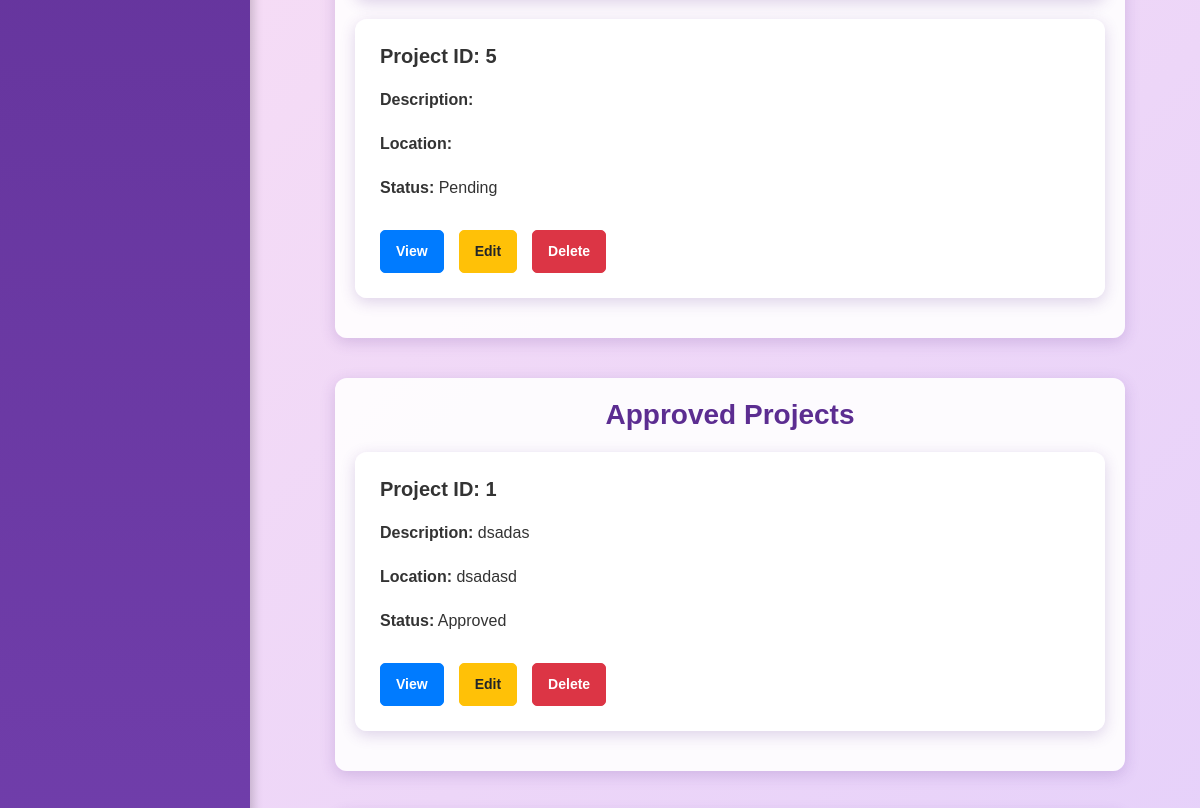
Page /project_list/ (signed in, middle part) on the earlier database version.
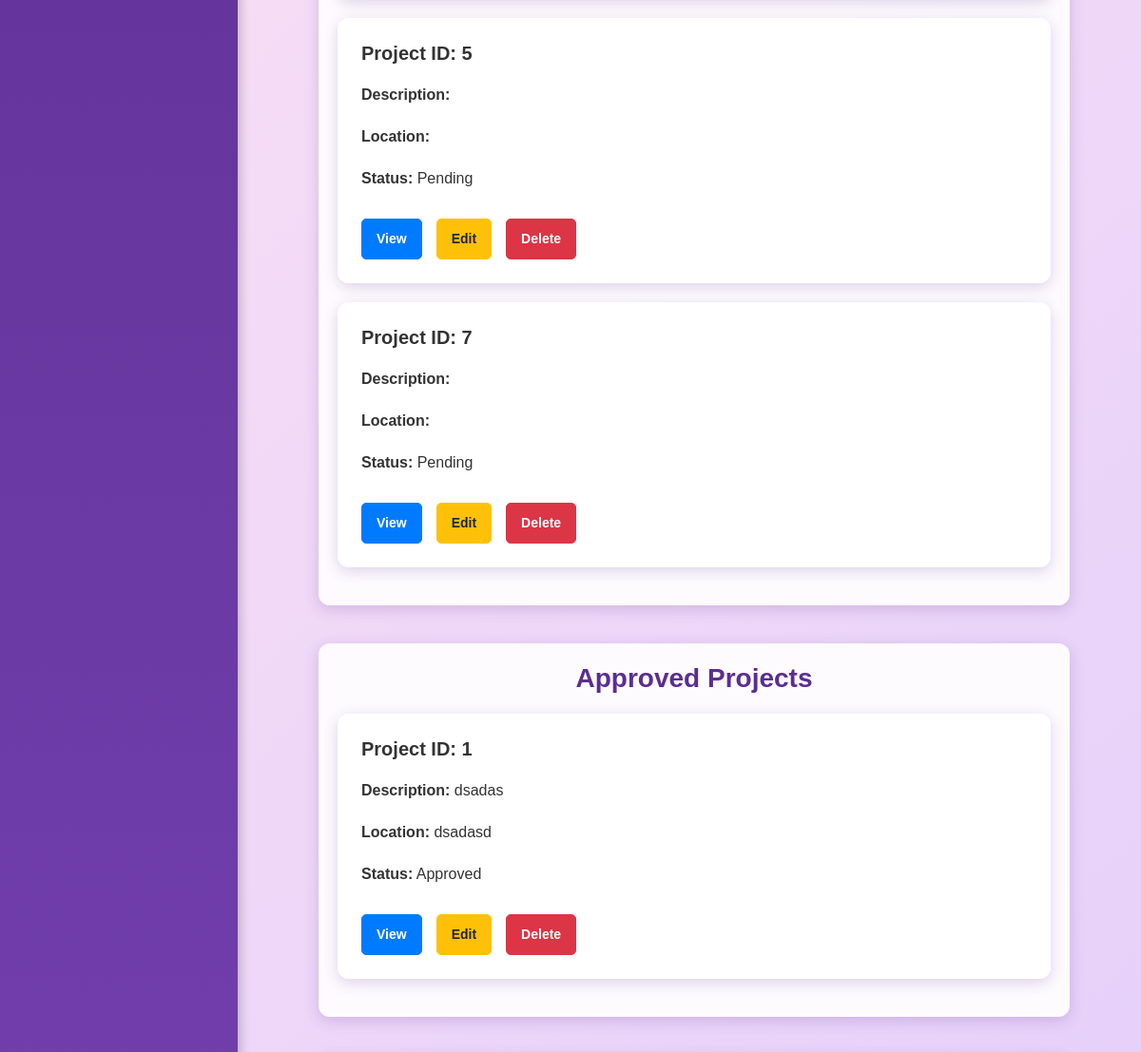
Same page on the later database version.
### quotations/models.py (models this page shows, shortened)
class Project(models.Model):
    STATUS_CHOICES = [
        ("Pending", "Pending"),
        ("Approved", "Approved"),
        ("Declined", "Declined"),
        ("Completed", "Completed"),
    ]
    name = models.CharField(max_length=100)
    description = models.CharField(max_length=100)
    location = models.CharField(max_length=100)
    start_date = models.DateField(blank=True, null=True)
    end_date = models.DateField(blank=True, null=True)
    user = models.ForeignKey(User, on_delete=models.CASCADE, related_name="projects")
    status = models.CharField(
        max_length=20, choices=STATUS_CHOICES, default="Pending", blank=True, null=True
    )
    created_at = models.DateTimeField(auto_now_add=True)
    updated_at = models.DateTimeField(auto_now=True)
    approved_by_user = models.BooleanField(default=False)
    approved_by_admin = models.ForeignKey(
        User, null=True, blank=True, related_name="approved_projects", on_delete=models.SET_NULL
    )
    declined_by_admin = models.ForeignKey(
        User, null=True, blank=True, related_name="declined_projects", on_delete=models.SET_NULL
    )
    declined_by_user = models.BooleanField(default=False)

### quotations/views.py (the view, shortened to what this page needs)
# urls.py: path("project_list/", views.project_list, name="project_list"),
@login_required
def project_list(request):
    if is_superuser(request.user):
        projects = {
            "pendings": Project.objects.filter(status="Pending"),
            "approved": Project.objects.filter(status="Approved"),
            "declined": Project.objects.filter(status="Declined"),
            "completed": Project.objects.filter(status="Completed"),
        }
    return render(request, "project_list.html", {"projects": projects})

### quotations/views.py (called while the page is built)
def is_superuser(user):
    return user.is_superuser

### templates/project_list.html (shortened to what this page needs)
{% extends "quotations/base.html" %}
{% load static %}
{% block content %}
<div class="sidebar">
</div>
<div class="content">
    {% for status, projects_list in projects.items %}
        <div class="project-category">
            <h3>{{ status|capfirst }} Projects</h3>
            {% if projects_list %}
                <div class="card-container">
                    {% for project in projects_list %}
                        <div class="card">
                            <h5>Project ID: {{ project.id }}</h5>
                            <p><strong>Description:</strong> {{ project.description }}</p>
                            <p><strong>Location:</strong> {{ project.location }}</p>
                            <p><strong>Status:</strong> {{ project.status }}</p>
                            <div class="card-actions">
                                <a href="{% url 'project_detail' project.id %}" class="btn btn-primary">View</a>
                                {% if user.is_superuser %}
                                    <a href="{% url 'edit_project' project.id %}" class="btn btn-warning">Edit</a>
                                    <a href="#" class="btn btn-danger">Delete</a>
                                {% endif %}
                            </div>
                        </div>
                    {% endfor %}
                </div>
            {% else %}
                <p class="no-projects text-center">No {{ status }} projects found.</p>
            {% endif %}
        </div>
    {% endfor %}
</div>
{% endblock %}

### templates/quotations/base.html (shortened to what this page needs)
<!DOCTYPE html>
<html lang="en">
<head>
    <link rel="stylesheet" href="https://stackpath.bootstrapcdn.com/bootstrap/4.5.2/css/bootstrap.min.css">
    <link rel="stylesheet" href="https://cdnjs.cloudflare.com/ajax/libs/font-awesome/5.15.3/css/all.min.css">
</head>
<body>
    <main class="container mt-4 flex-grow-1">
        {% block content %}{% endblock %}
    </main>
</body>
</html>

### templates/quotations/base.html (style rules this page uses)
body { font-family: 'Roboto', sans-serif; background-image: url('https://i.imgur.com/J620n78.jpg'); background-blend-mode: multiply; background-color: #111; min-height: 100vh; display: flex; flex-direction: column; color: #ffffff; overflow-x: hidden; overflow-y: auto; }
.card { border: none; border-radius: 1.5rem; box-shadow: 0 4px 20px rgba(255, 255, 255, 0.1); background-color: rgba(255, 255, 255, 0.1); margin-bottom: 1.5rem; }

### templates/project_list.html (style rules this page uses)
body { background: linear-gradient(135deg, #ffe3f3, #d4c4ff, #d4b9ff, #fcc1f0); background-size: 400% 400%; animation: galaxyBackground 15s ease infinite; font-family: Arial, sans-serif; color: #333; margin: 0; }
.sidebar { position: fixed; top: 0; left: 0; height: 100%; width: 250px; background: linear-gradient(180deg, #5c2d91, #7a46b7); padding: 30px 20px; color: white; box-shadow: 3px 0 10px rgba(0, 0, 0, 0.2); }
.content { margin-left: 260px; padding: 30px; overflow-x: hidden; }
.project-category { margin-bottom: 40px; padding: 20px; background: rgba(255, 255, 255, 0.9); border-radius: 12px; box-shadow: 0 4px 15px rgba(92, 45, 145, 0.2); }
.project-category h3 { text-align: center; color: #5c2d91; font-weight: bold; margin-bottom: 20px; }
.card { background: rgba(255, 255, 255, 0.9); border-radius: 12px; box-shadow: 0 4px 15px rgba(92, 45, 145, 0.2); padding: 25px; transition: transform 0.3s ease, box-shadow 0.3s ease; margin-bottom: 20px; }
.card h5 { color: #333; font-weight: bold; margin-bottom: 10px; }
.card p { margin: 10px 0; }
.card .card-actions { display: flex; gap: 15px; margin-top: 20px; }
.btn-primary, .btn-warning, .btn-danger { font-size: 0.875em; padding: 10px 15px; border-radius: 5px; font-weight: bold; }

Differences in the rows shown:
added Project: id "7", status "Pending"
